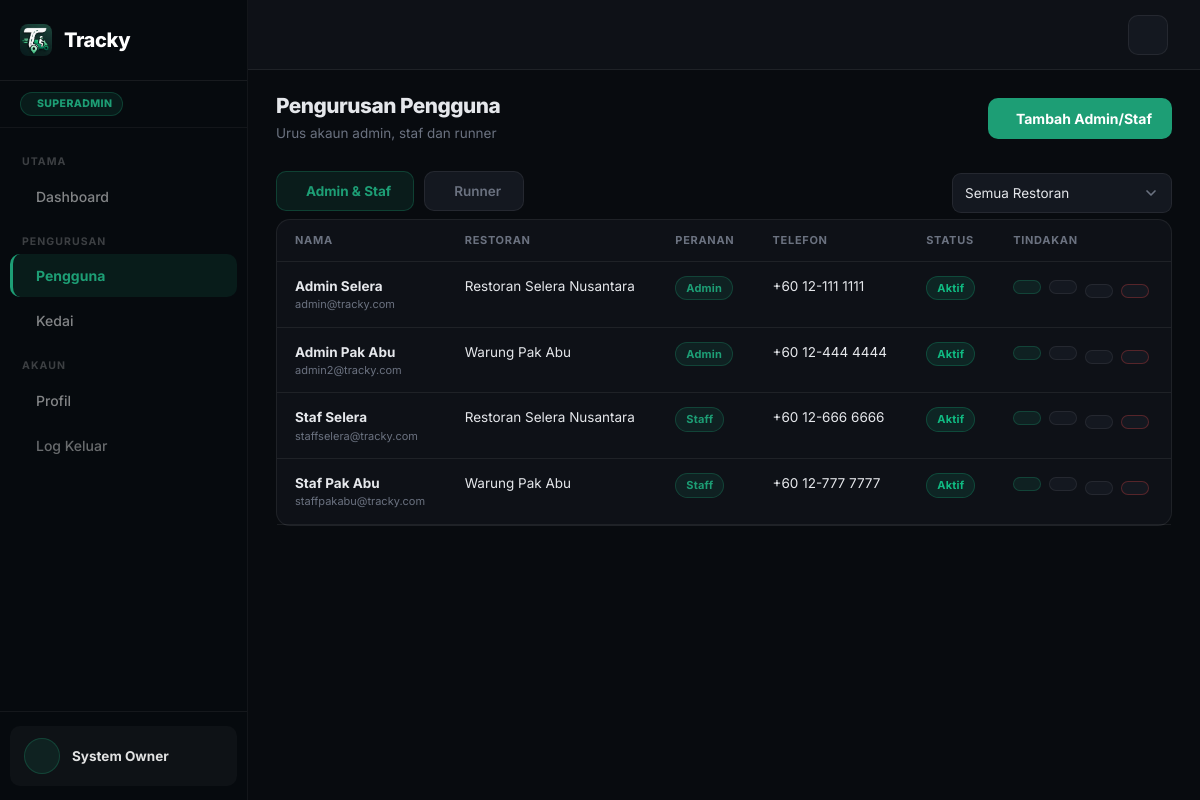
/superadmin/superadmin_users.php (signed in), run on an earlier commit of the app's database.
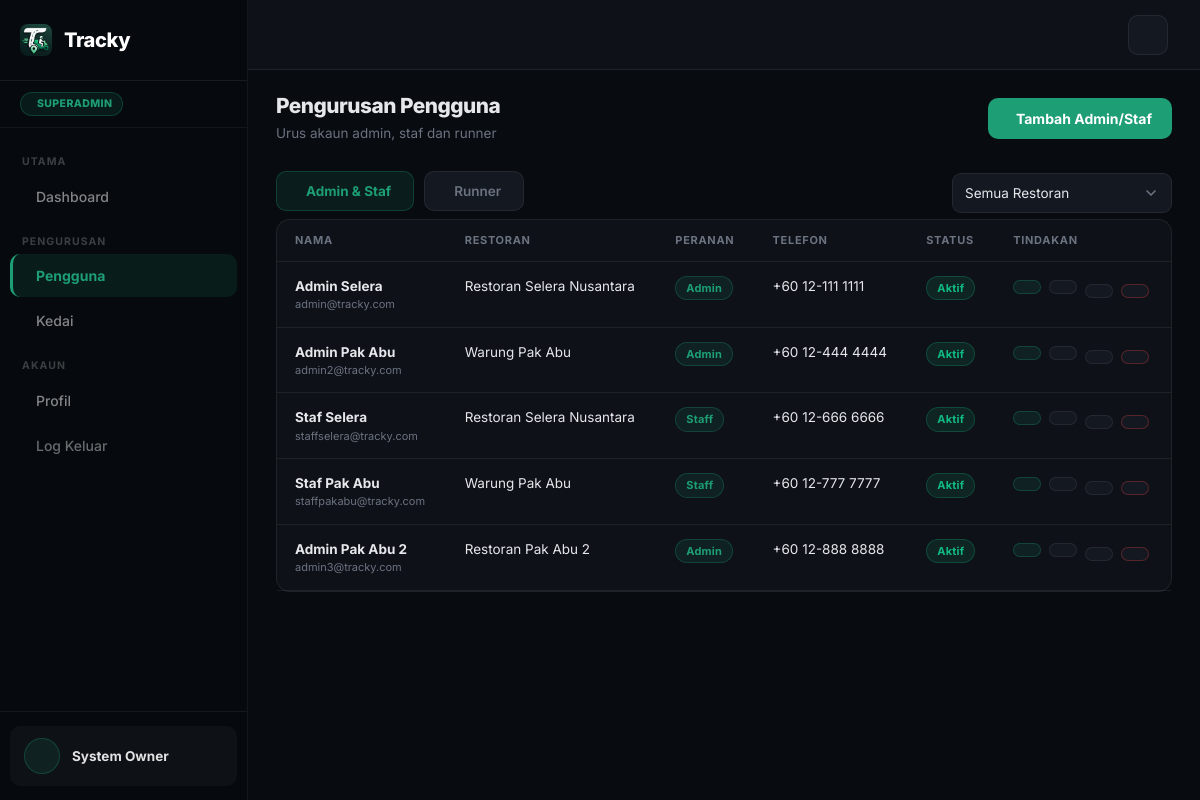
And on a later commit of the database.
### tables this page shows
CREATE TABLE users (
  id INT AUTO_INCREMENT PRIMARY KEY,
  name VARCHAR(100) NOT NULL,
  email VARCHAR(100) UNIQUE NOT NULL,
  password VARCHAR(255) NOT NULL,
  role ENUM('superadmin','admin','staff','runner') NOT NULL,
  phone VARCHAR(20),
  restaurant_id INT NULL,
  is_active TINYINT DEFAULT 1,
  created_at TIMESTAMP DEFAULT CURRENT_TIMESTAMP,
  INDEX idx_users_restaurant (restaurant_id),
  FOREIGN KEY (restaurant_id) REFERENCES restaurants(id)
);

CREATE TABLE restaurants (
  id INT AUTO_INCREMENT PRIMARY KEY,
  name VARCHAR(100) NOT NULL DEFAULT 'Restoran Tracky',
  slug VARCHAR(80) UNIQUE,
  address TEXT,
  phone VARCHAR(20),
  email VARCHAR(100),
  logo VARCHAR(255),
  cover_image VARCHAR(255),
  accent_color VARCHAR(20) NOT NULL DEFAULT '#1D9E75',
  delivery_fee DECIMAL(10,2) DEFAULT 5.00,
  free_delivery_min DECIMAL(10,2) DEFAULT 30.00,
  operating_hours VARCHAR(100) DEFAULT '8:00 AM - 10:00 PM',
  is_open TINYINT DEFAULT 1,
  is_active TINYINT NOT NULL DEFAULT 1,
  created_at TIMESTAMP DEFAULT CURRENT_TIMESTAMP
);

### includes/functions.php (called while the page is built, shortened)
<?php
function e(?string $value): string
{
    return htmlspecialchars($value ?? '', ENT_QUOTES, 'UTF-8');
}

### superadmin/superadmin_users.php (the view, shortened to what this page needs)
<?php
require_once __DIR__ . '/../includes/db.php';
require_once __DIR__ . '/../includes/functions.php';
$me = (int) $_SESSION['user_id'];
$tab = ($_GET['tab'] ?? 'admins') === 'runners' ? 'runners' : 'admins';
$filter_rid = (int) ($_GET['restaurant'] ?? 0);
$admin_where = $filter_rid > 0 ? " AND u.restaurant_id = $filter_rid" : '';
$admins = mysqli_query($conn, "SELECT u.id, u.name, u.email, u.phone, u.role, u.is_active, u.created_at, u.restaurant_id, res.name AS restaurant_name
  FROM users u LEFT JOIN restaurants res ON res.id = u.restaurant_id
  WHERE u.role IN ('admin','staff')$admin_where ORDER BY u.created_at DESC");
require_once __DIR__ . '/../includes/superadmin_layout_start.php';
?>
<div class="page-header">
  <div class="page-header-left">
    <h4>Pengurusan Pengguna</h4>
    <p>Urus akaun admin, staf dan runner</p>
  </div>
  <div class="page-header-right">
    <?php if ($tab === 'admins'): ?>
    <button class="btn-tracky" data-bs-toggle="modal" data-bs-target="#addUserModal" style="display:inline-flex;align-items:center;gap:8px"><i class="ti ti-user-plus"></i> Tambah Admin/Staf</button>
    <?php else: ?>
    <button class="btn-tracky" data-bs-toggle="modal" data-bs-target="#addRunnerModal" style="display:inline-flex;align-items:center;gap:8px"><i class="ti ti-user-plus"></i> Tambah Runner</button>
    <?php endif; ?>
  </div>
</div>
<div class="d-flex flex-wrap justify-content-between align-items-center gap-2" style="margin-bottom:4px">
  <div class="orders-status-nav" style="margin-bottom:0">
    <a href="?tab=admins<?= $filter_rid ? '&restaurant=' . $filter_rid : '' ?>" class="status-tab <?= $tab === 'admins' ? 'active' : '' ?>"><i class="ti ti-user-shield"></i> Admin &amp; Staf</a>
    <a href="?tab=runners<?= $filter_rid ? '&restaurant=' . $filter_rid : '' ?>" class="status-tab <?= $tab === 'runners' ? 'active' : '' ?>"><i class="ti ti-bike"></i> Runner</a>
  </div>
  <form method="get" class="d-flex align-items-center gap-2">
    <select name="restaurant" class="form-select" style="min-width:200px" onchange="this.form.submit()">
      <option value="0">Semua Restoran</option>
    </select>
  </form>
</div>
<?php if ($tab === 'admins'): ?>
<div class="card">
  <div class="table-responsive">
    <table class="table mb-0">
      <thead><tr><th>Nama</th><th>Restoran</th><th>Peranan</th><th>Telefon</th><th>Status</th><th>Tindakan</th></tr></thead>
      <tbody>
      <?php if (mysqli_num_rows($admins) === 0): ?>
        <tr><td colspan="6" style="text-align:center;color:var(--muted);padding:30px">Tiada akaun admin/staf</td></tr>
      <?php else: while ($u = mysqli_fetch_assoc($admins)): ?>
        <tr>
          <td>
            <div style="font-weight:700;color:var(--text)"><?= e($u['name']) ?><?= $u['id'] == $me ? ' <span style="font-size:10px;color:var(--primary)">(anda)</span>' : '' ?></div>
            <div style="font-size:11px;color:var(--muted)"><?= e($u['email']) ?></div>
          </td>
          <td style="color:var(--text-2);font-size:13px"><?= e($u['restaurant_name'] ?: '-') ?></td>
          <td><span class="badge-status status-assigned" style="font-size:11px"><?= e(ucfirst($u['role'])) ?></span></td>
          <td style="color:var(--muted);font-size:13px"><?= e($u['phone'] ?: '-') ?></td>
          <td>
            <?php if ($u['is_active']): ?><span class="badge-status status-delivered" style="font-size:11px">Aktif</span>
            <?php else: ?><span class="badge-status status-cancelled" style="font-size:11px">Digantung</span><?php endif; ?>
          </td>
          <td><div class="btn-actions">
            <button type="button" class="btn-icon primary btn-edit-user" data-id="<?= $u['id'] ?>" data-name="<?= e($u['name']) ?>" data-email="<?= e($u['email']) ?>" data-phone="<?= e($u['phone']) ?>" data-restaurant="<?= (int)$u['restaurant_id'] ?>"><i class="ti ti-edit"></i></button>
            <button type="button" class="btn-icon btn-reset-pass" data-id="<?= $u['id'] ?>" data-name="<?= e($u['name']) ?>"><i class="ti ti-key"></i></button>
            <form method="post" class="d-inline">
              <button class="btn-icon" <?= $u['id'] == $me ? 'disabled' : '' ?> title="Aktif/Gantung"><i class="ti ti-<?= $u['is_active'] ? 'ban' : 'circle-check' ?>"></i></button>
            </form>
            <form method="post" class="d-inline" onsubmit="return confirm('Padam akaun ini?')">
              <button class="btn-icon danger" <?= $u['id'] == $me ? 'disabled' : '' ?>><i class="ti ti-trash"></i></button>
            </form>
          </div></td>
        </tr>
      <?php endwhile; endif; ?>
      </tbody>
    </table>
  </div>
</div>
<?php endif; ?>
<?php
require_once __DIR__ . '/../includes/superadmin_layout_end.php';
?>

What changed in the data, as far as the page shows it:
added users: name "Admin Pak Abu 2", email "admin3@tracky.com", restaurant.name "Restoran Pak Abu 2", role "Admin", phone "+60 12-888 8888", is_active "Aktif"
